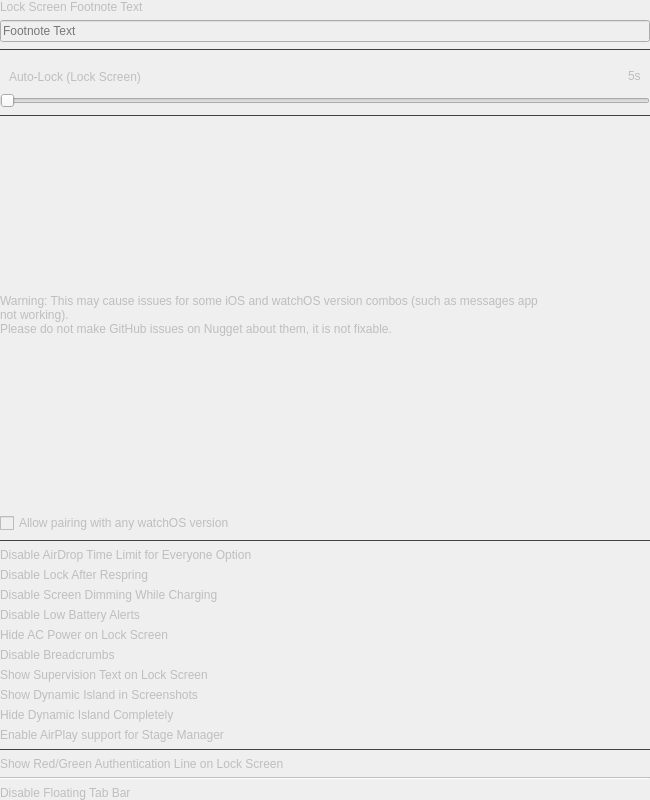
                <widget class="QWidget" name="scrollAreaWidgetContents">
                 <property name="geometry">
                  <rect>
                   <x>0</x>
                   <y>0</y>
                   <width>650</width>
                   <height>800</height>
                  </rect>
                 </property>
                 <layout class="QVBoxLayout" name="verticalLayout_9">
                  <property name="leftMargin">
                   <number>0</number>
                  </property>
                  <property name="topMargin">
                   <number>0</number>
                  </property>
                  <property name="rightMargin">
                   <number>0</number>
                  </property>
                  <property name="bottomMargin">
                   <number>0</number>
                  </property>
                  <item>
                   <widget class="QWidget" name="springboardOptionsPageContent" native="true">
                    <property name="enabled">
                     <bool>false</bool>
                    </property>
                    <property name="maximumSize">
                     <size>
                      <width>650</width>
                      <height>16777215</height>
                     </size>
                    </property>
                    <layout class="QVBoxLayout" name="_2">
                     <property name="leftMargin">
                      <number>0</number>
                     </property>
                     <property name="topMargin">
                      <number>0</number>
                     </property>
                     <property name="rightMargin">
                      <number>0</number>
                     </property>
                     <property name="bottomMargin">
                      <number>0</number>
                     </property>
                     <item>
                      <widget class="QLabel" name="footnoteLbl">
                       <property name="sizePolicy">
                        <sizepolicy hsizetype="Preferred" vsizetype="Fixed">
                         <horstretch>0</horstretch>
                         <verstretch>0</verstretch>
                        </sizepolicy>
                       </property>
                       <property name="text">
                        <string>Lock Screen Footnote Text</string>
                       </property>
                      </widget>
                     </item>
                     <item>
                      <widget class="QLineEdit" name="footnoteTxt">
                       <property name="placeholderText">
                        <string>Footnote Text</string>
                       </property>
                      </widget>
                     </item>
                     <item>
                      <widget class="Line" name="footnoteLine">
                       <property name="styleSheet">
                        <string notr="true">QFrame {
	color: #414141;
}</string>
                       </property>
                       <property name="frameShadow">
                        <enum>QFrame::Plain</enum>
                       </property>
                       <property name="orientation">
                        <enum>Qt::Horizontal</enum>
                       </property>
                      </widget>
                     </item>
                     <item>
                      <widget class="QWidget" name="autoLockLbl" native="true">
                       <property name="sizePolicy">
                        <sizepolicy hsizetype="Preferred" vsizetype="Fixed">
                         <horstretch>0</horstretch>
                         <verstretch>0</verstretch>
                        </sizepolicy>
                       </property>
                       <layout class="QHBoxLayout" name="horizontalLayout_16">
                        <property name="sizeConstraint">
                         <enum>QLayout::SetDefaultConstraint</enum>
                        </property>
                        <property name="bottomMargin">
                         <number>1</number>
                        </property>
                        <item>
                         <widget class="QLabel" name="lockScreenAutoLockLabel">
                          <property name="sizePolicy">
                           <sizepolicy hsizetype="Preferred" vsizetype="Fixed">
                            <horstretch>0</horstretch>
                            <verstretch>0</verstretch>
                           </sizepolicy>
                          </property>
                          <property name="text">
                           <string>Auto‑Lock (Lock Screen)</string>
                          </property>
                         </widget>
                        </item>
                        <item>
                         <spacer name="horizontalSpacer_10">
                          <property name="orientation">
                           <enum>Qt::Horizontal</enum>
                          </property>
                          <property name="sizeHint" stdset="0">
                           <size>
                            <width>40</width>
                            <height>20</height>
                           </size>
                          </property>
                         </spacer>
                        </item>
                        <item>
                         <widget class="QLabel" name="lockScreenAutoLockValueLabel">
                          <property name="sizePolicy">
                           <sizepolicy hsizetype="Preferred" vsizetype="Fixed">
                            <horstretch>0</horstretch>
                            <verstretch>0</verstretch>
                           </sizepolicy>
                          </property>
                          <property name="text">
                           <string notr="true">5s</string>
                          </property>
                         </widget>
                        </item>
                       </layout>
                      </widget>
                     </item>
                     <item>
                      <widget class="QSlider" name="lockScreenAutoLockSlider">
                       <property name="cursor">
                        <cursorShape>OpenHandCursor</cursorShape>
                       </property>
                       <property name="minimum">
                        <number>5</number>
                       </property>
                       <property name="maximum">
                        <number>100</number>
                       </property>
                       <property name="value">
                        <number>5</number>
                       </property>
                       <property name="orientation">
                        <enum>Qt::Horizontal</enum>
                       </property>
                      </widget>
                     </item>
                     <item>
                      <widget class="Line" name="lockScreenAutoLockSeparator">
                       <property name="styleSheet">
                        <string notr="true">QFrame {
	color: #414141;
}</string>
                       </property>
                       <property name="frameShadow">
                        <enum>QFrame::Plain</enum>
                       </property>
                       <property name="orientation">
                        <enum>Qt::Horizontal</enum>
                       </property>
                      </widget>
                     </item>
                     <item>
                      <widget class="QLabel" name="label_66">
                       <property name="text">
                        <string>Warning: This may cause issues for some iOS and watchOS version combos (such as messages app
not working).
Please do not make GitHub issues on Nugget about them, it is not fixable.</string>
                       </property>
                       <property name="wordWrap">
                        <bool>true</bool>
                       </property>
                      </widget>
                     </item>
                     <item>
                      <widget class="QCheckBox" name="watchOSChk">
                       <property name="text">
                        <string>Allow pairing with any watchOS version</string>
                       </property>
                      </widget>
                     </item>
                     <item>
                      <widget class="Line" name="line_29">
                       <property name="styleSheet">
                        <string notr="true">QFrame {
	color: #414141;
}</string>
                       </property>
                       <property name="frameShadow">
                        <enum>QFrame::Plain</enum>
                       </property>
                       <property name="orientation">
                        <enum>Qt::Horizontal</enum>
                       </property>
                      </widget>
                     </item>
                     <item>
                      <widget class="QWidget" name="airdropTimeLimitContent" native="true">
                       <property name="sizePolicy">
                        <sizepolicy hsizetype="Preferred" vsizetype="Fixed">
                         <horstretch>0</horstretch>
                         <verstretch>0</verstretch>
                        </sizepolicy>
                       </property>
                       <layout class="QVBoxLayout" name="verticalLayout_58">
                        <property name="leftMargin">
                         <number>0</number>
                        </property>
                        <property name="topMargin">
                         <number>0</number>
                        </property>
                        <property name="rightMargin">
                         <number>0</number>
                        </property>
                        <property name="bottomMargin">
                         <number>0</number>
                        </property>
                        <item>
                         <widget class="QLabel" name="label_46">
                          <property name="text">
                           <string>Disable AirDrop Time Limit for Everyone Option</string>
                          </property>
                         </widget>
                        </item>
                        <item>
                         <layout class="QHBoxLayout" name="airdropTimeLimitBtns"/>
                        </item>
                       </layout>
                      </widget>
                     </item>
                     <item>
                      <widget class="QWidget" name="disableLockRespringContent" native="true">
                       <property name="sizePolicy">
                        <sizepolicy hsizetype="Preferred" vsizetype="Fixed">
                         <horstretch>0</horstretch>
                         <verstretch>0</verstretch>
                        </sizepolicy>
                       </property>
                       <layout class="QVBoxLayout" name="verticalLayout_48">
                        <property name="leftMargin">
                         <number>0</number>
                        </property>
                        <property name="topMargin">
                         <number>0</number>
                        </property>
                        <property name="rightMargin">
                         <number>0</number>
                        </property>
                        <property name="bottomMargin">
                         <number>0</number>
                        </property>
                        <item>
                         <widget class="QLabel" name="label_36">
                          <property name="text">
                           <string>Disable Lock After Respring</string>
                          </property>
                         </widget>
                        </item>
                        <item>
                         <layout class="QHBoxLayout" name="disableLockRespringBtns"/>
                        </item>
                       </layout>
                      </widget>
                     </item>
                     <item>
                      <widget class="QWidget" name="disableDimmingContent" native="true">
                       <property name="sizePolicy">
                        <sizepolicy hsizetype="Preferred" vsizetype="Fixed">
                         <horstretch>0</horstretch>
                         <verstretch>0</verstretch>
                        </sizepolicy>
                       </property>
                       <layout class="QVBoxLayout" name="verticalLayout_49">
                        <property name="leftMargin">
                         <number>0</number>
                        </property>
                        <property name="topMargin">
                         <number>0</number>
                        </property>
                        <property name="rightMargin">
                         <number>0</number>
                        </property>
                        <property name="bottomMargin">
                         <number>0</number>
                        </property>
                        <item>
                         <widget class="QLabel" name="label_37">
                          <property name="text">
                           <string>Disable Screen Dimming While Charging</string>
                          </property>
                         </widget>
                        </item>
                        <item>
                         <layout class="QHBoxLayout" name="disableDimmingBtns"/>
                        </item>
                       </layout>
                      </widget>
                     </item>
                     <item>
                      <widget class="QWidget" name="lowBatteryAlertsContent" native="true">
                       <property name="sizePolicy">
                        <sizepolicy hsizetype="Preferred" vsizetype="Fixed">
                         <horstretch>0</horstretch>
                         <verstretch>0</verstretch>
                        </sizepolicy>
                       </property>
                       <layout class="QVBoxLayout" name="verticalLayout_50">
                        <property name="leftMargin">
                         <number>0</number>
                        </property>
                        <property name="topMargin">
                         <number>0</number>
                        </property>
                        <property name="rightMargin">
                         <number>0</number>
                        </property>
                        <property name="bottomMargin">
                         <number>0</number>
                        </property>
                        <item>
                         <widget class="QLabel" name="label_38">
                          <property name="text">
                           <string>Disable Low Battery Alerts</string>
                          </property>
                         </widget>
                        </item>
                        <item>
                         <layout class="QHBoxLayout" name="lowBatteryAlertsBtns"/>
                        </item>
                       </layout>
                      </widget>
                     </item>
                     <item>
                      <widget class="QWidget" name="hideACPowerContent" native="true">
                       <property name="sizePolicy">
                        <sizepolicy hsizetype="Preferred" vsizetype="Fixed">
                         <horstretch>0</horstretch>
                         <verstretch>0</verstretch>
                        </sizepolicy>
                       </property>
                       <layout class="QVBoxLayout" name="verticalLayout_51">
                        <property name="leftMargin">
                         <number>0</number>
                        </property>
                        <property name="topMargin">
                         <number>0</number>
                        </property>
                        <property name="rightMargin">
                         <number>0</number>
                        </property>
                        <property name="bottomMargin">
                         <number>0</number>
                        </property>
                        <item>
                         <widget class="QLabel" name="label_39">
                          <property name="text">
                           <string>Hide AC Power on Lock Screen</string>
                          </property>
                         </widget>
                        </item>
                        <item>
                         <layout class="QHBoxLayout" name="hideACPowerBtns"/>
                        </item>
                       </layout>
                      </widget>
                     </item>
                     <item>
                      <widget class="QWidget" name="disableCrumbContent" native="true">
                       <property name="sizePolicy">
                        <sizepolicy hsizetype="Preferred" vsizetype="Fixed">
                         <horstretch>0</horstretch>
                         <verstretch>0</verstretch>
                        </sizepolicy>
                       </property>
                       <property name="toolTip">
                        <string>Removes '&lt; PreviousAppName' glyph in Status Bar when being forwarded to another app.</string>
                       </property>
                       <layout class="QVBoxLayout" name="verticalLayout_52">
                        <property name="leftMargin">
                         <number>0</number>
                        </property>
                        <property name="topMargin">
                         <number>0</number>
                        </property>
                        <property name="rightMargin">
                         <number>0</number>
                        </property>
                        <property name="bottomMargin">
                         <number>0</number>
                        </property>
                        <item>
                         <widget class="QLabel" name="label_40">
                          <property name="text">
                           <string>Disable Breadcrumbs</string>
                          </property>
                         </widget>
                        </item>
                        <item>
                         <layout class="QHBoxLayout" name="disableCrumbBtns"/>
                        </item>
                       </layout>
                      </widget>
                     </item>
                     <item>
                      <widget class="QWidget" name="supervisionTextContent" native="true">
                       <property name="sizePolicy">
                        <sizepolicy hsizetype="Preferred" vsizetype="Fixed">
                         <horstretch>0</horstretch>
                         <verstretch>0</verstretch>
                        </sizepolicy>
                       </property>
                       <property name="toolTip">
                        <string>Shows info about the device supervision status and organization at the bottom of the lock screen.</string>
                       </property>
                       <layout class="QVBoxLayout" name="verticalLayout_53">
                        <property name="leftMargin">
                         <number>0</number>
                        </property>
                        <property name="topMargin">
                         <number>0</number>
                        </property>
                        <property name="rightMargin">
                         <number>0</number>
                        </property>
                        <property name="bottomMargin">
                         <number>0</number>
                        </property>
                        <item>
                         <widget class="QLabel" name="label_41">
                          <property name="text">
                           <string>Show Supervision Text on Lock Screen</string>
                          </property>
                         </widget>
                        </item>
                        <item>
                         <layout class="QHBoxLayout" name="supervisionTextBtns"/>
                        </item>
                       </layout>
                      </widget>
                     </item>
                     <item>
                      <widget class="QWidget" name="showDIInScreenshotsContent" native="true">
                       <property name="sizePolicy">
                        <sizepolicy hsizetype="Preferred" vsizetype="Fixed">
                         <horstretch>0</horstretch>
                         <verstretch>0</verstretch>
                        </sizepolicy>
                       </property>
                       <layout class="QVBoxLayout" name="verticalLayout_54">
                        <property name="leftMargin">
                         <number>0</number>
                        </property>
                        <property name="topMargin">
                         <number>0</number>
                        </property>
                        <property name="rightMargin">
                         <number>0</number>
                        </property>
                        <property name="bottomMargin">
                         <number>0</number>
                        </property>
                        <item>
                         <widget class="QLabel" name="label_42">
                          <property name="text">
                           <string>Show Dynamic Island in Screenshots</string>
                          </property>
                         </widget>
                        </item>
                        <item>
                         <layout class="QHBoxLayout" name="showDIInScreenshotsBtns"/>
                        </item>
                       </layout>
                      </widget>
                     </item>
                     <item>
                      <widget class="QWidget" name="hideDICompletelyContent" native="true">
                       <property name="sizePolicy">
                        <sizepolicy hsizetype="Preferred" vsizetype="Fixed">
                         <horstretch>0</horstretch>
                         <verstretch>0</verstretch>
                        </sizepolicy>
                       </property>
                       <layout class="QVBoxLayout" name="verticalLayout_70">
                        <property name="leftMargin">
                         <number>0</number>
                        </property>
                        <property name="topMargin">
                         <number>0</number>
                        </property>
                        <property name="rightMargin">
                         <number>0</number>
                        </property>
                        <property name="bottomMargin">
                         <number>0</number>
                        </property>
                        <item>
                         <widget class="QLabel" name="label_63">
                          <property name="text">
                           <string>Hide Dynamic Island Completely</string>
                          </property>
                         </widget>
                        </item>
                        <item>
                         <layout class="QHBoxLayout" name="hideDICompletelyBtns"/>
                        </item>
                       </layout>
                      </widget>
                     </item>
                     <item>
                      <widget class="QWidget" name="enableAirPlayContent" native="true">
                       <property name="sizePolicy">
                        <sizepolicy hsizetype="Preferred" vsizetype="Fixed">
                         <horstretch>0</horstretch>
                         <verstretch>0</verstretch>
                        </sizepolicy>
                       </property>
                       <layout class="QVBoxLayout" name="verticalLayout_55">
                        <property name="leftMargin">
                         <number>0</number>
                        </property>
                        <property name="topMargin">
                         <number>0</number>
                        </property>
                        <property name="rightMargin">
                         <number>0</number>
                        </property>
                        <property name="bottomMargin">
                         <number>0</number>
                        </property>
                        <item>
                         <widget class="QLabel" name="label_43">
                          <property name="text">
                           <string>Enable AirPlay support for Stage Manager</string>
                          </property>
                         </widget>
                        </item>
                        <item>
                         <layout class="QHBoxLayout" name="enableAirPlayBtns"/>
                        </item>
                       </layout>
                      </widget>
                     </item>
                     <item>
                      <widget class="Line" name="line_2">
                       <property name="styleSheet">
                        <string notr="true">QFrame {
	color: #414141;
}</string>
                       </property>
                       <property name="frameShadow">
                        <enum>QFrame::Plain</enum>
                       </property>
                       <property name="orientation">
                        <enum>Qt::Horizontal</enum>
                       </property>
                      </widget>
                     </item>
                     <item>
                      <widget class="QWidget" name="authEngUIContent" native="true">
                       <property name="sizePolicy">
                        <sizepolicy hsizetype="Preferred" vsizetype="Fixed">
                         <horstretch>0</horstretch>
                         <verstretch>0</verstretch>
                        </sizepolicy>
                       </property>
                       <layout class="QVBoxLayout" name="verticalLayout_56">
                        <property name="leftMargin">
                         <number>0</number>
                        </property>
                        <property name="topMargin">
                         <number>0</number>
                        </property>
                        <property name="rightMargin">
                         <number>0</number>
                        </property>
                        <property name="bottomMargin">
                         <number>0</number>
                        </property>
                        <item>
                         <widget class="QLabel" name="label_44">
                          <property name="text">
                           <string>Show Red/Green Authentication Line on Lock Screen</string>
                          </property>
                         </widget>
                        </item>
                        <item>
                         <layout class="QHBoxLayout" name="authEngUIBtns"/>
                        </item>
                       </layout>
                      </widget>
                     </item>
                     <item>
                      <widget class="Line" name="line">
                       <property name="orientation">
                        <enum>Qt::Horizontal</enum>
                       </property>
                      </widget>
                     </item>
                     <item>
                      <widget class="QWidget" name="floatingTabBarContent" native="true">
                       <property name="sizePolicy">
                        <sizepolicy hsizetype="Preferred" vsizetype="Fixed">
                         <horstretch>0</horstretch>
                         <verstretch>0</verstretch>
                        </sizepolicy>
                       </property>
                       <layout class="QVBoxLayout" name="verticalLayout_57">
                        <property name="leftMargin">
                         <number>0</number>
                        </property>
                        <property name="topMargin">
                         <number>0</number>
                        </property>
                        <property name="rightMargin">
                         <number>0</number>
                        </property>
                        <property name="bottomMargin">
                         <number>0</number>
                        </property>
                        <item>
                         <widget class="QLabel" name="label_45">
                          <property name="text">
                           <string>Disable Floating Tab Bar</string>
                          </property>
                         </widget>
                        </item>
                        <item>
                         <layout class="QHBoxLayout" name="floatingTabBarBtns"/>
                        </item>
                       </layout>
                      </widget>
                     </item>
                    </layout>
                   </widget>
                  </item>
                 </layout>
                </widget>
